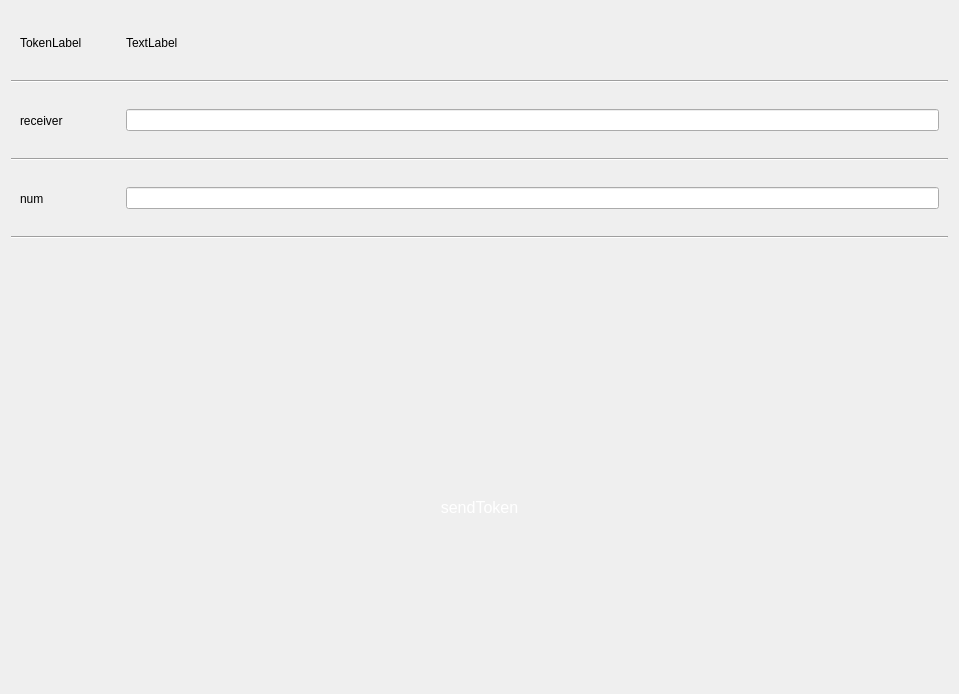
<?xml version="1.0" encoding="UTF-8"?>
<ui version="4.0">
 <class>ecoinsendaffrimdialog</class>
 <widget class="QWidget" name="ecoinsendaffrimdialog">
  <property name="geometry">
   <rect>
    <x>0</x>
    <y>0</y>
    <width>959</width>
    <height>694</height>
   </rect>
  </property>
  <property name="windowTitle">
   <string>Form</string>
  </property>
  <layout class="QVBoxLayout" name="verticalLayout">
   <item>
    <widget class="QWidget" name="widget_2" native="true">
     <property name="minimumSize">
      <size>
       <width>0</width>
       <height>63</height>
      </size>
     </property>
     <property name="maximumSize">
      <size>
       <width>16777215</width>
       <height>63</height>
      </size>
     </property>
     <layout class="QHBoxLayout" name="horizontalLayout_3">
      <item>
       <widget class="QLabel" name="label_3">
        <property name="minimumSize">
         <size>
          <width>100</width>
          <height>0</height>
         </size>
        </property>
        <property name="maximumSize">
         <size>
          <width>100</width>
          <height>16777215</height>
         </size>
        </property>
        <property name="text">
         <string>TokenLabel</string>
        </property>
       </widget>
      </item>
      <item>
       <widget class="QLabel" name="tokenlabel">
        <property name="text">
         <string>TextLabel</string>
        </property>
       </widget>
      </item>
     </layout>
    </widget>
   </item>
   <item>
    <widget class="Line" name="line_3">
     <property name="orientation">
      <enum>Qt::Horizontal</enum>
     </property>
    </widget>
   </item>
   <item>
    <widget class="QFrame" name="frame_2">
     <property name="minimumSize">
      <size>
       <width>0</width>
       <height>63</height>
      </size>
     </property>
     <property name="maximumSize">
      <size>
       <width>16777215</width>
       <height>63</height>
      </size>
     </property>
     <property name="styleSheet">
      <string notr="true"/>
     </property>
     <property name="frameShape">
      <enum>QFrame::NoFrame</enum>
     </property>
     <property name="frameShadow">
      <enum>QFrame::Raised</enum>
     </property>
     <layout class="QHBoxLayout" name="horizontalLayout">
      <item>
       <widget class="QLabel" name="label_2">
        <property name="minimumSize">
         <size>
          <width>100</width>
          <height>0</height>
         </size>
        </property>
        <property name="maximumSize">
         <size>
          <width>100</width>
          <height>16777215</height>
         </size>
        </property>
        <property name="text">
         <string>receiver</string>
        </property>
       </widget>
      </item>
      <item>
       <widget class="QLineEdit" name="addEdit"/>
      </item>
     </layout>
    </widget>
   </item>
   <item>
    <widget class="Line" name="line">
     <property name="orientation">
      <enum>Qt::Horizontal</enum>
     </property>
    </widget>
   </item>
   <item>
    <widget class="QFrame" name="frame">
     <property name="minimumSize">
      <size>
       <width>0</width>
       <height>63</height>
      </size>
     </property>
     <property name="maximumSize">
      <size>
       <width>16777215</width>
       <height>63</height>
      </size>
     </property>
     <property name="styleSheet">
      <string notr="true"/>
     </property>
     <property name="frameShape">
      <enum>QFrame::NoFrame</enum>
     </property>
     <property name="frameShadow">
      <enum>QFrame::Raised</enum>
     </property>
     <layout class="QHBoxLayout" name="horizontalLayout_2">
      <item>
       <widget class="QLabel" name="label">
        <property name="minimumSize">
         <size>
          <width>100</width>
          <height>0</height>
         </size>
        </property>
        <property name="maximumSize">
         <size>
          <width>100</width>
          <height>16777215</height>
         </size>
        </property>
        <property name="text">
         <string>num</string>
        </property>
       </widget>
      </item>
      <item>
       <widget class="QLineEdit" name="numEdit">
        <property name="focusPolicy">
         <enum>Qt::ClickFocus</enum>
        </property>
       </widget>
      </item>
     </layout>
    </widget>
   </item>
   <item>
    <widget class="Line" name="line_2">
     <property name="orientation">
      <enum>Qt::Horizontal</enum>
     </property>
    </widget>
   </item>
   <item>
    <widget class="QWidget" name="widget" native="true">
     <property name="minimumSize">
      <size>
       <width>0</width>
       <height>80</height>
      </size>
     </property>
     <property name="maximumSize">
      <size>
       <width>16777215</width>
       <height>80</height>
      </size>
     </property>
     <layout class="QGridLayout" name="gridLayout">
      <item row="0" column="0">
       <widget class="QLabel" name="tiplabel">
        <property name="minimumSize">
         <size>
          <width>0</width>
          <height>50</height>
         </size>
        </property>
        <property name="maximumSize">
         <size>
          <width>16777215</width>
          <height>50</height>
         </size>
        </property>
        <property name="text">
         <string/>
        </property>
        <property name="textInteractionFlags">
         <set>Qt::NoTextInteraction</set>
        </property>
       </widget>
      </item>
     </layout>
    </widget>
   </item>
   <item>
    <spacer name="verticalSpacer">
     <property name="orientation">
      <enum>Qt::Vertical</enum>
     </property>
     <property name="sizeHint" stdset="0">
      <size>
       <width>20</width>
       <height>84</height>
      </size>
     </property>
    </spacer>
   </item>
   <item>
    <widget class="QWidget" name="widget_3" native="true">
     <layout class="QHBoxLayout" name="horizontalLayout_4">
      <item>
       <spacer name="horizontalSpacer_2">
        <property name="orientation">
         <enum>Qt::Horizontal</enum>
        </property>
        <property name="sizeHint" stdset="0">
         <size>
          <width>222</width>
          <height>20</height>
         </size>
        </property>
       </spacer>
      </item>
      <item>
       <widget class="QPushButton" name="sendecoinButton">
        <property name="minimumSize">
         <size>
          <width>279</width>
          <height>45</height>
         </size>
        </property>
        <property name="maximumSize">
         <size>
          <width>279</width>
          <height>45</height>
         </size>
        </property>
        <property name="focusPolicy">
         <enum>Qt::NoFocus</enum>
        </property>
        <property name="styleSheet">
         <string notr="true">background-image: url(:/res/png/buttons/279_45.png);border:none;color: rgb(255,255,255);font-size : 16px;</string>
        </property>
        <property name="text">
         <string>sendToken</string>
        </property>
       </widget>
      </item>
      <item>
       <spacer name="horizontalSpacer">
        <property name="orientation">
         <enum>Qt::Horizontal</enum>
        </property>
        <property name="sizeHint" stdset="0">
         <size>
          <width>308</width>
          <height>20</height>
         </size>
        </property>
       </spacer>
      </item>
     </layout>
    </widget>
   </item>
   <item>
    <spacer name="verticalSpacer_2">
     <property name="orientation">
      <enum>Qt::Vertical</enum>
     </property>
     <property name="sizeHint" stdset="0">
      <size>
       <width>20</width>
       <height>84</height>
      </size>
     </property>
    </spacer>
   </item>
  </layout>
 </widget>
 <resources/>
 <connections/>
</ui>
